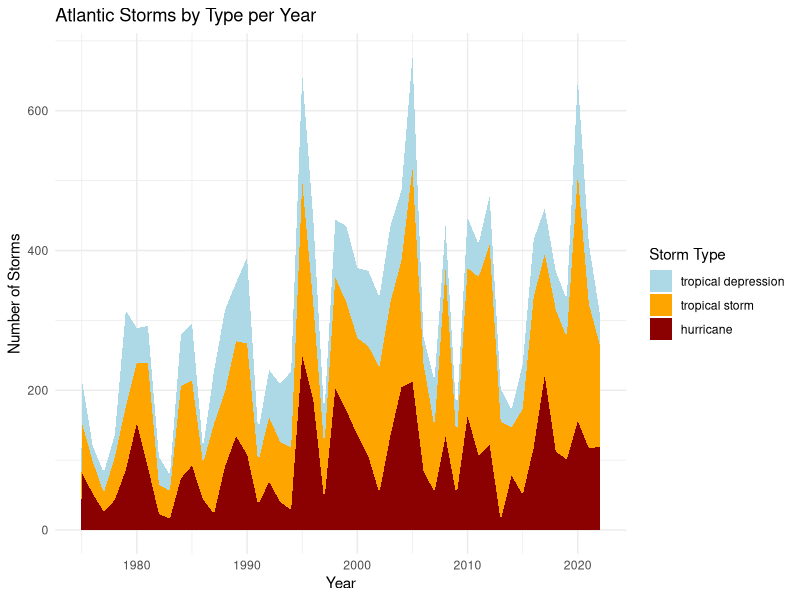
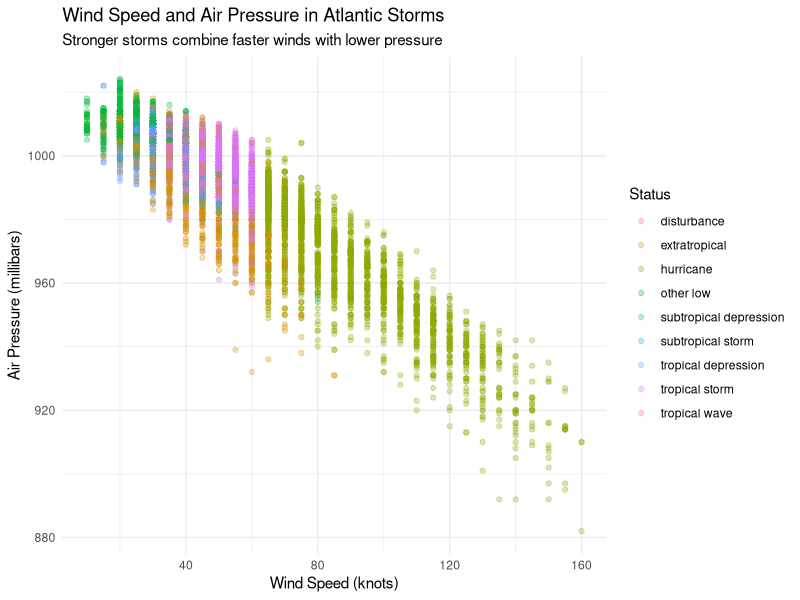

These figures' R source, in order:
## ---- chunk 1
#| label: setup
#| message: false

library(tidyverse)
## ---- chunk 2
#| label: storms-per-year

storms |>
  filter(status %in% c("tropical depression", "tropical storm", "hurricane")) |>
  mutate(status = factor(status, levels = c("tropical depression", "tropical storm", "hurricane"))) |>
  count(year, status) |>
  ggplot(aes(x = year, y = n, fill = status)) +
  geom_area() +
  scale_fill_manual(
    values = c(
      "tropical depression" = "lightblue",
      "tropical storm" = "orange",
      "hurricane" = "darkred"
    )
  ) +
  labs(
    title = "Atlantic Storms by Type per Year",
    x = "Year",
    y = "Number of Storms",
    fill = "Storm Type"
  ) +
  theme_minimal()
## ---- chunk 3
#| cache: true

storms_recent <- storms |>
  filter(year >= 2000) |>
  select(year, name, status, wind, pressure)
## ---- chunk 4
storms_recent |>
  ggplot(aes(x = wind, y = pressure, color = status)) +
  geom_point(alpha = 0.3) +
  labs(
    title = "Wind Speed and Air Pressure in Atlantic Storms",
    subtitle = "Stronger storms combine faster winds with lower pressure",
    x = "Wind Speed (knots)",
    y = "Air Pressure (millibars)",
    color = "Status"
  ) +
  theme_minimal()
